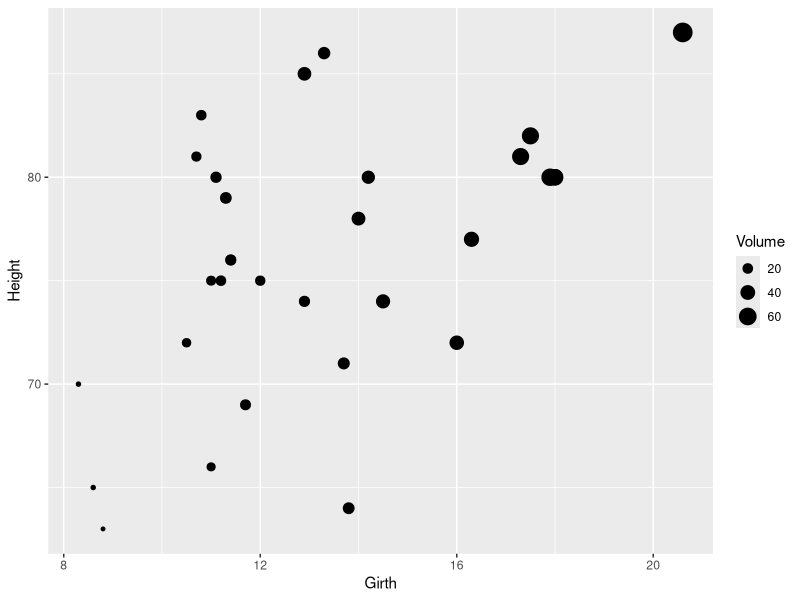

This chart was generated by the following R code:
library(ggplot2)
library(dplyr)

trees_height_Girth <- trees 
ggplot(trees_height_Girth, aes(x = Girth, y = Height, size = Volume)) +
  geom_point()